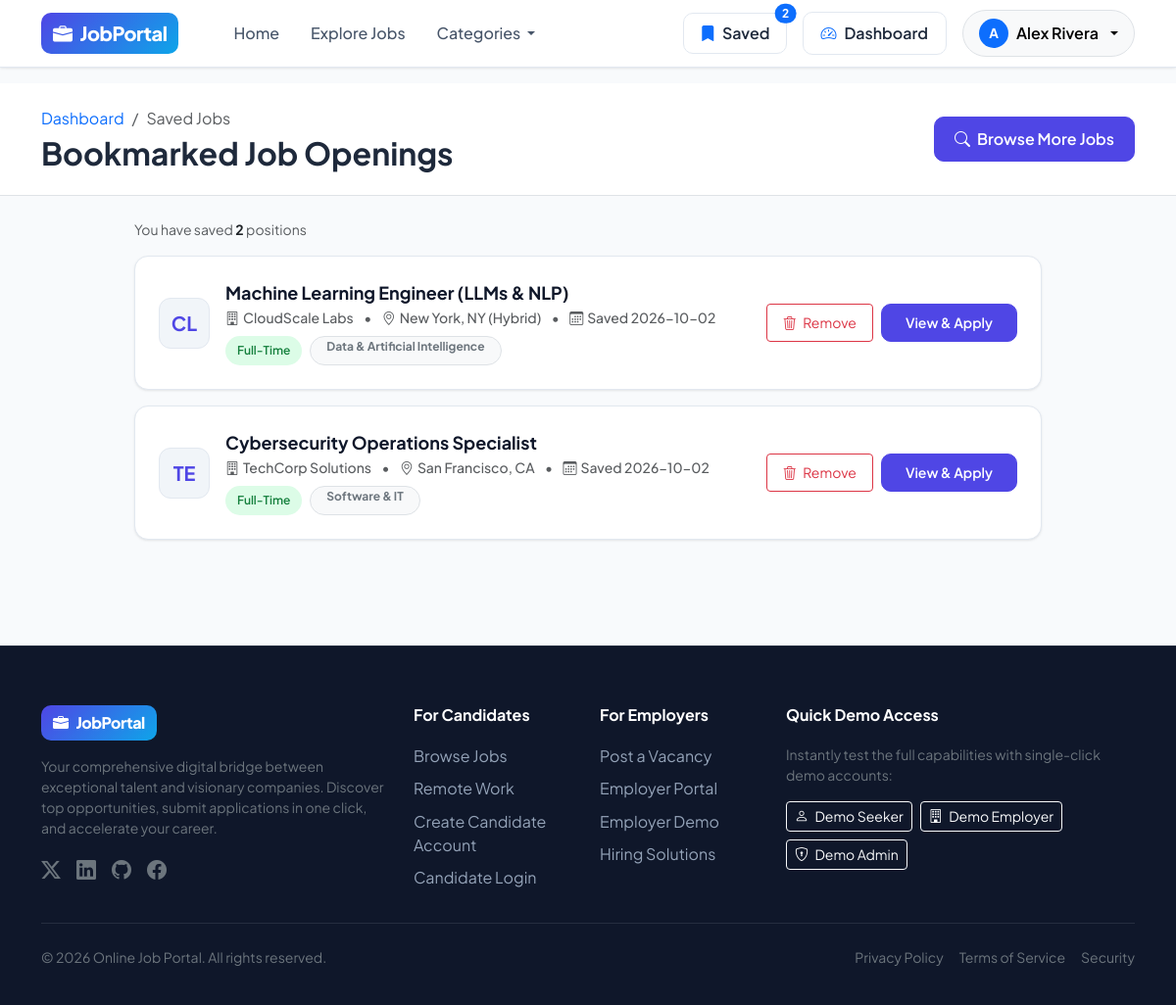
/seeker/saved (signed in), run on the app's committed database.
### tables this page shows
CREATE TABLE users (
        id INTEGER PRIMARY KEY AUTOINCREMENT,
        name TEXT NOT NULL,
        email TEXT UNIQUE NOT NULL,
        password_hash TEXT NOT NULL,
        role TEXT NOT NULL CHECK(role IN ('seeker', 'employer', 'admin')),
        phone TEXT,
        avatar TEXT DEFAULT 'default_avatar.png',
        is_active INTEGER DEFAULT 1,
        created_at TIMESTAMP DEFAULT CURRENT_TIMESTAMP
    );

CREATE TABLE employer_profiles (
        id INTEGER PRIMARY KEY AUTOINCREMENT,
        user_id INTEGER UNIQUE NOT NULL,
        company_name TEXT NOT NULL,
        company_website TEXT,
        company_location TEXT,
        industry TEXT,
        company_size TEXT,
        company_description TEXT,
        logo_filename TEXT DEFAULT 'default_company.png',
        founded_year INTEGER,
        updated_at TIMESTAMP DEFAULT CURRENT_TIMESTAMP,
        FOREIGN KEY (user_id) REFERENCES users(id) ON DELETE CASCADE
    );

CREATE TABLE jobs (
        id INTEGER PRIMARY KEY AUTOINCREMENT,
        employer_id INTEGER NOT NULL,
        category_id INTEGER NOT NULL,
        title TEXT NOT NULL,
        job_type TEXT NOT NULL,
        experience_level TEXT NOT NULL,
        location TEXT NOT NULL,
        salary_min INTEGER,
        salary_max INTEGER,
        salary_currency TEXT DEFAULT '$',
        description TEXT NOT NULL,
        responsibilities TEXT,
        requirements TEXT,
        benefits TEXT,
        status TEXT DEFAULT 'Active' CHECK(status IN ('Active', 'Closed', 'Draft')),
        deadline DATE,
        views_count INTEGER DEFAULT 0,
        created_at TIMESTAMP DEFAULT CURRENT_TIMESTAMP,
        updated_at TIMESTAMP DEFAULT CURRENT_TIMESTAMP,
        FOREIGN KEY (employer_id) REFERENCES users(id) ON DELETE CASCADE,
        FOREIGN KEY (category_id) REFERENCES categories(id) ON DELETE CASCADE
    );

CREATE TABLE saved_jobs (
        id INTEGER PRIMARY KEY AUTOINCREMENT,
        user_id INTEGER NOT NULL,
        job_id INTEGER NOT NULL,
        created_at TIMESTAMP DEFAULT CURRENT_TIMESTAMP,
        UNIQUE(user_id, job_id),
        FOREIGN KEY (user_id) REFERENCES users(id) ON DELETE CASCADE,
        FOREIGN KEY (job_id) REFERENCES jobs(id) ON DELETE CASCADE
    );

CREATE TABLE categories (
        id INTEGER PRIMARY KEY AUTOINCREMENT,
        name TEXT UNIQUE NOT NULL,
        icon TEXT NOT NULL DEFAULT 'bi-briefcase',
        description TEXT
    );

### app.py (the view)
@app.route('/seeker/saved')
@login_required('seeker')
def saved_jobs():
    user = get_current_user()
    conn = get_db()
    cursor = conn.cursor()
    cursor.execute("""
        SELECT sj.id as saved_id, sj.created_at as saved_at,
               j.*, ep.company_name, ep.logo_filename, ep.company_location, c.name as category_name
        FROM saved_jobs sj
        JOIN jobs j ON sj.job_id = j.id
        JOIN employer_profiles ep ON j.employer_id = ep.user_id
        JOIN categories c ON j.category_id = c.id
        WHERE sj.user_id = ?
        ORDER BY sj.created_at DESC
    """, (user['id'],))
    saved_list = cursor.fetchall()
    conn.close()
    return render_template('saved_jobs.html', saved_jobs=saved_list)

### templates/saved_jobs.html (shortened to what this page needs)
{% extends "base.html" %}
{% block content %}
<div class="bg-white border-bottom py-4 mb-4">
  <div class="container">
    <div class="d-flex justify-content-between align-items-center">
      <div>
        <nav aria-label="breadcrumb">
          <ol class="breadcrumb mb-1 small">
            <li class="breadcrumb-item"><a href="{{ url_for('seeker_dashboard') }}" class="text-decoration-none">Dashboard</a></li>
            <li class="breadcrumb-item active" aria-current="page">Saved Jobs</li>
          </ol>
        </nav>
        <h2 class="fw-bold mb-0">Bookmarked Job Openings</h2>
      </div>
      <a href="{{ url_for('job_search') }}" class="btn btn-primary-custom">
        <i class="bi bi-search me-1"></i> Browse More Jobs
      </a>
    </div>
  </div>
</div>
<div class="container pb-5">
  <div class="row justify-content-center">
    <div class="col-lg-10">
      {% if saved_jobs %}
        <div class="d-flex justify-content-between align-items-center mb-3">
          <div class="text-muted small">You have saved <span class="fw-bold text-dark">{{ saved_jobs|length }}</span> positions</div>
        </div>
        <div class="d-flex flex-column gap-3">
          {% for job in saved_jobs %}
          <div class="job-card saved-job-item bg-white">
            <div class="d-flex flex-column flex-md-row justify-content-between align-items-md-center gap-3">
              <div class="d-flex gap-3 align-items-center">
                <div class="company-logo-box" style="width: 52px; height: 52px;">
                  {{ job.company_name[:2] | upper }}
                </div>
                <div>
                  <h5 class="fw-bold mb-1">
                    <a href="{{ url_for('job_detail', job_id=job.id) }}" class="job-title-link">
                      {{ job.title }}
                    </a>
                  </h5>
                  <div class="text-muted small fw-medium">
                    <i class="bi bi-building me-1"></i>{{ job.company_name }}
                    <span class="mx-2">&bull;</span>
                    <i class="bi bi-geo-alt me-1"></i>{{ job.location }}
                    <span class="mx-2">&bull;</span>
                    <i class="bi bi-calendar3 me-1"></i>Saved {{ job.saved_at[:10] }}
                  </div>
                  <div class="d-flex flex-wrap gap-2 mt-2">
                    <span class="badge-job-type {% if job.job_type == 'Full-Time' %}badge-fulltime{% elif job.job_type == 'Remote' %}badge-remote{% elif job.job_type == 'Part-Time' %}badge-parttime{% else %}badge-contract{% endif %}">
                      {{ job.job_type }}
                    </span>
                    <span class="badge bg-light text-secondary border rounded-pill px-3 py-1 small">
                      {{ job.category_name }}
                    </span>
                  </div>
                </div>
              </div>
              <div class="d-flex align-items-center gap-2">
                <button class="btn btn-outline-danger btn-sm px-3 py-2 btn-save-job" data-job-id="{{ job.id }}" title="Remove Bookmark">
                  <i class="bi bi-trash3 me-1"></i> Remove
                </button>
                <a href="{{ url_for('job_detail', job_id=job.id) }}" class="btn btn-primary-custom btn-sm px-4 py-2">
                  View & Apply
                </a>
              </div>
            </div>
          </div>
          {% endfor %}
        </div>
      {% endif %}
    </div>
  </div>
</div>
{% endblock %}

### templates/base.html (shortened to what this page needs)
<!DOCTYPE html>
<html lang="en">
<head>
  <link href="https://cdn.jsdelivr.net/npm/bootstrap@5.3.3/dist/css/bootstrap.min.css" rel="stylesheet">
  <link rel="stylesheet" href="https://cdn.jsdelivr.net/npm/bootstrap-icons@1.11.3/font/bootstrap-icons.min.css">
  <link rel="stylesheet" href="{{ url_for('static', filename='css/style.css') }}">
</head>
<body>
  <nav class="navbar navbar-expand-lg navbar-custom sticky-top">
    <div class="container">
      <a class="navbar-brand d-flex align-items-center gap-2" href="{{ url_for('index') }}">
        <div class="navbar-brand-badge">
          <i class="bi bi-briefcase-fill"></i>
          <span>JobPortal</span>
        </div>
      </a>
      <div class="collapse navbar-collapse" id="navbarMain">
        <ul class="navbar-nav me-auto mb-2 mb-lg-0 ms-lg-4">
          <li class="nav-item">
            <a class="nav-link {% if request.endpoint == 'index' %}active{% endif %}" href="{{ url_for('index') }}">Home</a>
          </li>
          <li class="nav-item">
            <a class="nav-link {% if request.endpoint == 'job_search' %}active{% endif %}" href="{{ url_for('job_search') }}">Explore Jobs</a>
          </li>
          <li class="nav-item dropdown">
            <a class="nav-link dropdown-toggle" href="#" role="button" data-bs-toggle="dropdown" aria-expanded="false">
              Categories
            </a>
          </li>
        </ul>
        <div class="d-flex align-items-center gap-3">
          {% if current_user %}
            {% if current_user.role == 'seeker' %}
              <a href="{{ url_for('saved_jobs') }}" class="btn btn-outline-custom position-relative p-2 px-3" title="Saved Jobs">
                <i class="bi bi-bookmark-fill text-primary"></i>
                <span class="d-none d-md-inline ms-1">Saved</span>
                {% if saved_count > 0 %}
                <span class="position-absolute top-0 start-100 translate-middle badge rounded-pill bg-primary">
                  {{ saved_count }}
                </span>
                {% endif %}
              </a>
              <a href="{{ url_for('seeker_dashboard') }}" class="btn btn-outline-custom d-flex align-items-center gap-2">
                <i class="bi bi-speedometer2 text-primary"></i>
                <span>Dashboard</span>
              </a>
            {% elif current_user.role == 'admin' %}
              <a href="{{ url_for('admin_dashboard') }}" class="btn btn-primary-custom d-flex align-items-center gap-2">
                <i class="bi bi-shield-check"></i>
                <span>Admin Console</span>
              </a>
            {% endif %}
            <div class="dropdown">
              <button class="btn btn-light rounded-pill border d-flex align-items-center gap-2 px-3 py-2 dropdown-toggle" type="button" data-bs-toggle="dropdown" aria-expanded="false">
                <div class="rounded-circle bg-primary text-white d-flex align-items-center justify-content-center" style="width: 30px; height: 30px; font-weight: 700; font-size: 0.85rem;">
                  {{ current_user.name[:1] | upper }}
                </div>
                <span class="fw-semibold text-truncate d-none d-sm-inline" style="max-width: 120px;">{{ current_user.name }}</span>
              </button>
            </div>
          {% else %}
            <a href="{{ url_for('login') }}" class="btn btn-outline-custom">Sign In</a>
            <a href="{{ url_for('register') }}" class="btn btn-primary-custom">Get Started</a>
          {% endif %}
        </div>
      </div>
    </div>
  </nav>
  <main>
    {% block content %}{% endblock %}
  </main>
  <footer class="footer-custom">
    <div class="container">
      <div class="row g-4 mb-4">
        <div class="col-lg-4 col-md-6">
          <div class="navbar-brand-badge mb-3">
            <i class="bi bi-briefcase-fill"></i>
            <span>JobPortal</span>
          </div>
          <p class="text-secondary small mb-3">
            Your comprehensive digital bridge between exceptional talent and visionary companies. Discover top opportunities, submit applications in one click, and accelerate your career.
          </p>
          <div class="d-flex gap-3 text-secondary">
            <a href="#" class="text-secondary fs-5"><i class="bi bi-twitter-x"></i></a>
            <a href="#" class="text-secondary fs-5"><i class="bi bi-linkedin"></i></a>
            <a href="#" class="text-secondary fs-5"><i class="bi bi-github"></i></a>
            <a href="#" class="text-secondary fs-5"><i class="bi bi-facebook"></i></a>
          </div>
        </div>
        <div class="col-lg-2 col-md-6 col-6">
          <h6>For Candidates</h6>
          <a href="{{ url_for('job_search') }}" class="footer-link">Browse Jobs</a>
          <a href="{{ url_for('job_search', type='Remote') }}" class="footer-link">Remote Work</a>
          <a href="{{ url_for('register') }}" class="footer-link">Create Candidate Account</a>
          <a href="{{ url_for('login') }}" class="footer-link">Candidate Login</a>
        </div>
        <div class="col-lg-2 col-md-6 col-6">
          <h6>For Employers</h6>
          <a href="{{ url_for('register') }}" class="footer-link">Post a Vacancy</a>
          <a href="{{ url_for('login') }}" class="footer-link">Employer Portal</a>
          <a href="{{ url_for('demo_login', role='employer') }}" class="footer-link">Employer Demo</a>
          <a href="#" class="footer-link">Hiring Solutions</a>
        </div>
        <div class="col-lg-4 col-md-6">
          <h6>Quick Demo Access</h6>
          <p class="text-secondary small">Instantly test the full capabilities with single-click demo accounts:</p>
          <div class="d-flex flex-wrap gap-2">
            <a href="{{ url_for('demo_login', role='seeker') }}" class="btn btn-sm btn-outline-light">
              <i class="bi bi-person me-1"></i> Demo Seeker
            </a>
            <a href="{{ url_for('demo_login', role='employer') }}" class="btn btn-sm btn-outline-light">
              <i class="bi bi-building me-1"></i> Demo Employer
            </a>
            <a href="{{ url_for('demo_login', role='admin') }}" class="btn btn-sm btn-outline-light">
              <i class="bi bi-shield-lock me-1"></i> Demo Admin
            </a>
          </div>
        </div>
      </div>
      <hr class="border-secondary opacity-25">
      <div class="d-flex flex-column flex-md-row justify-content-between align-items-center py-2 small text-secondary">
        <div>&copy; {{ current_year }} Online Job Portal. All rights reserved.</div>
        <div class="d-flex gap-3 mt-2 mt-md-0">
          <a href="#" class="text-secondary text-decoration-none">Privacy Policy</a>
          <a href="#" class="text-secondary text-decoration-none">Terms of Service</a>
          <a href="#" class="text-secondary text-decoration-none">Security</a>
        </div>
      </div>
    </div>
  </footer>
</body>
</html>

### data on the page
users: name "A", name "Alex Rivera"
employer_profiles: company_name "CL", title "Machine Learning Engineer (LLMs & NLP)", company_name "CloudScale Labs", location "New York, NY (Hybrid)", created_at "2026-10-02", job_type "Full-Time", category_name "Data & Artificial Intelligence"
employer_profiles: company_name "TE", title "Cybersecurity Operations Specialist", company_name "TechCorp Solutions", location "San Francisco, CA", created_at "2026-10-02", job_type "Full-Time", category_name "Software & IT"

### other printed values
{{ saved_count }} "2"
{{ saved_jobs|length }} "2"
